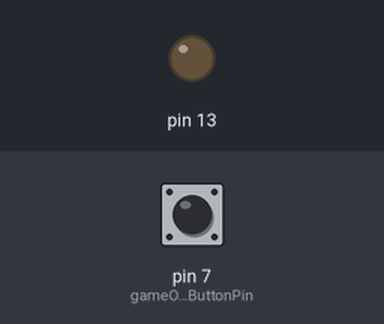
The sketch below on a simulated Arduino Uno, built with avr-gcc and run on an emulated ATmega328P. Shown: output pins drawn as LEDs (lit = HIGH). The test bench sets the inputs (shaded band); at power-on: pin 7 (gameOverButtonPin) HIGH.

Above: at 1.2 s.
1.3 s: pin 7 (gameOverButtonPin) pulled LOW for 0.15 s
At 1.37 s:
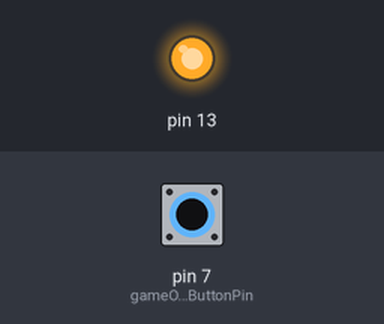
2.9 s: pin 7 (gameOverButtonPin) pulled LOW for 3.2 s
At 6.9 s:
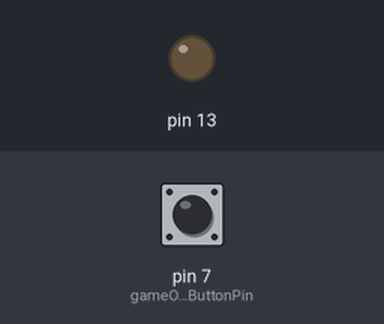
Timing chart, 0 to 8.4 s (numbered marks = the images above; inputs shaded):
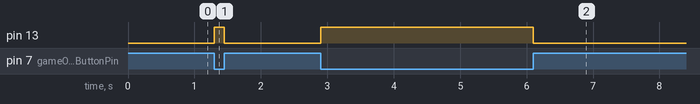

Measured:
- after the input at 1.3 s, pin 13: LOW → HIGH at once, → LOW 0.15 s later
- after the input at 2.9 s, pin 13: LOW → HIGH at once, → LOW 3.2 s later

The sketch:

gameOverButton.ino
```cpp
#define gameOverButtonPin 7

void setup()
{
  pinMode(gameOverButtonPin, INPUT_PULLUP);
  // Из-за INPUT_PULLUP подключения при разжатой кнопке считывается высокое напряжение
  pinMode(13, OUTPUT); // просто для проверки работоспособности программы
}

void loop()
{
  if (digitalRead(gameOverButtonPin) == LOW) { // Если кнопку нажали
  	 // Происходит запуск функции gameOver
    digitalWrite(13, HIGH);
  } else {
  	digitalWrite(13, LOW);
  }
}
```
